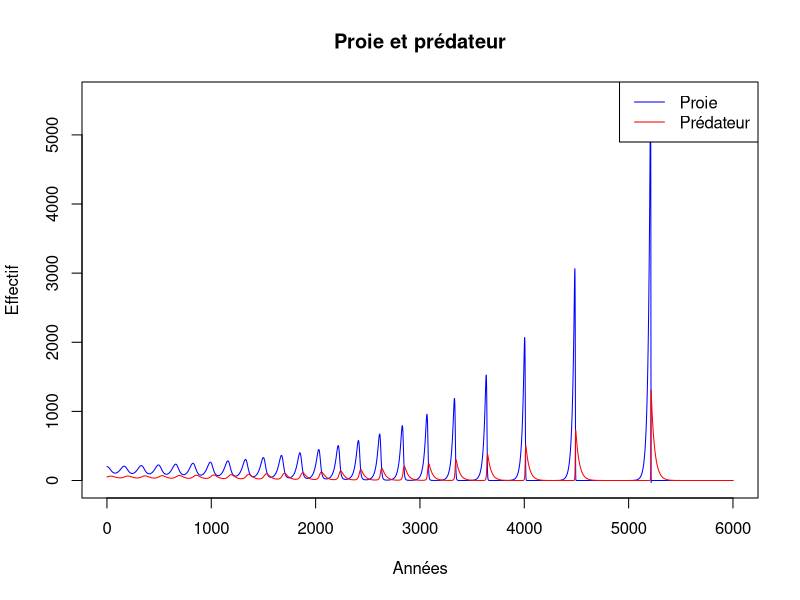

The R source for this figure:
rm(list = ls())

survie_proie = 1.05
survie_predateur = 0.97
taux_de_predation = 0.001
croissance_predateur = 0.0002
nombre_de_cycle = 6000

evolution_proie = rep(0, 6000)
evolution_predateur = rep(0, 6000)

evolution_proie[1] = 200
evolution_predateur[1] = 50

for (i in 2:6000) {
  evolution_proie[i] = evolution_proie[i - 1] * survie_proie -
    taux_de_predation * evolution_proie[i - 1] * evolution_predateur[i - 1]
  evolution_predateur[i] = evolution_predateur[i - 1] * survie_predateur +
    croissance_predateur * evolution_proie[i - 1] * evolution_predateur[i - 1]
}

evolution_predateur
evolution_proie

graphe <- plot(evolution_proie, type = "l", col = "blue", xlab = "Années", ylab = "Effectif", main = "Proie et prédateur")
lines(evolution_predateur, col = "red")
legend("topright", legend = c("Proie", "Prédateur"), col = c("blue", "red"), lty = 1)
